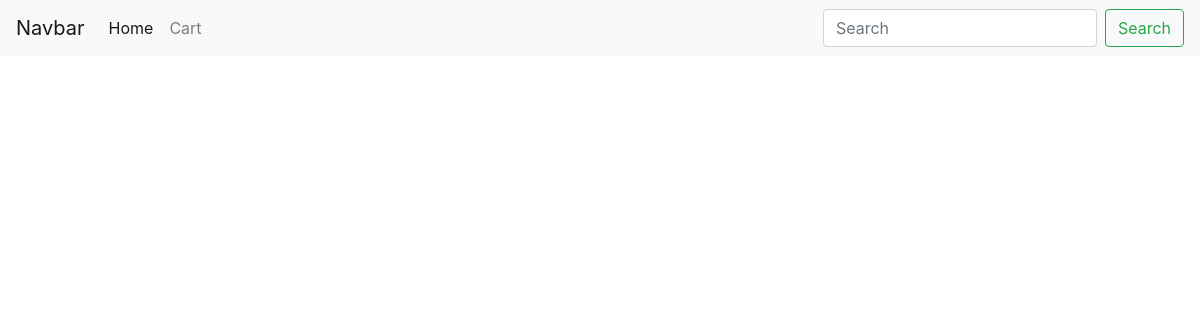
The page /store/ on the database as committed earlier.
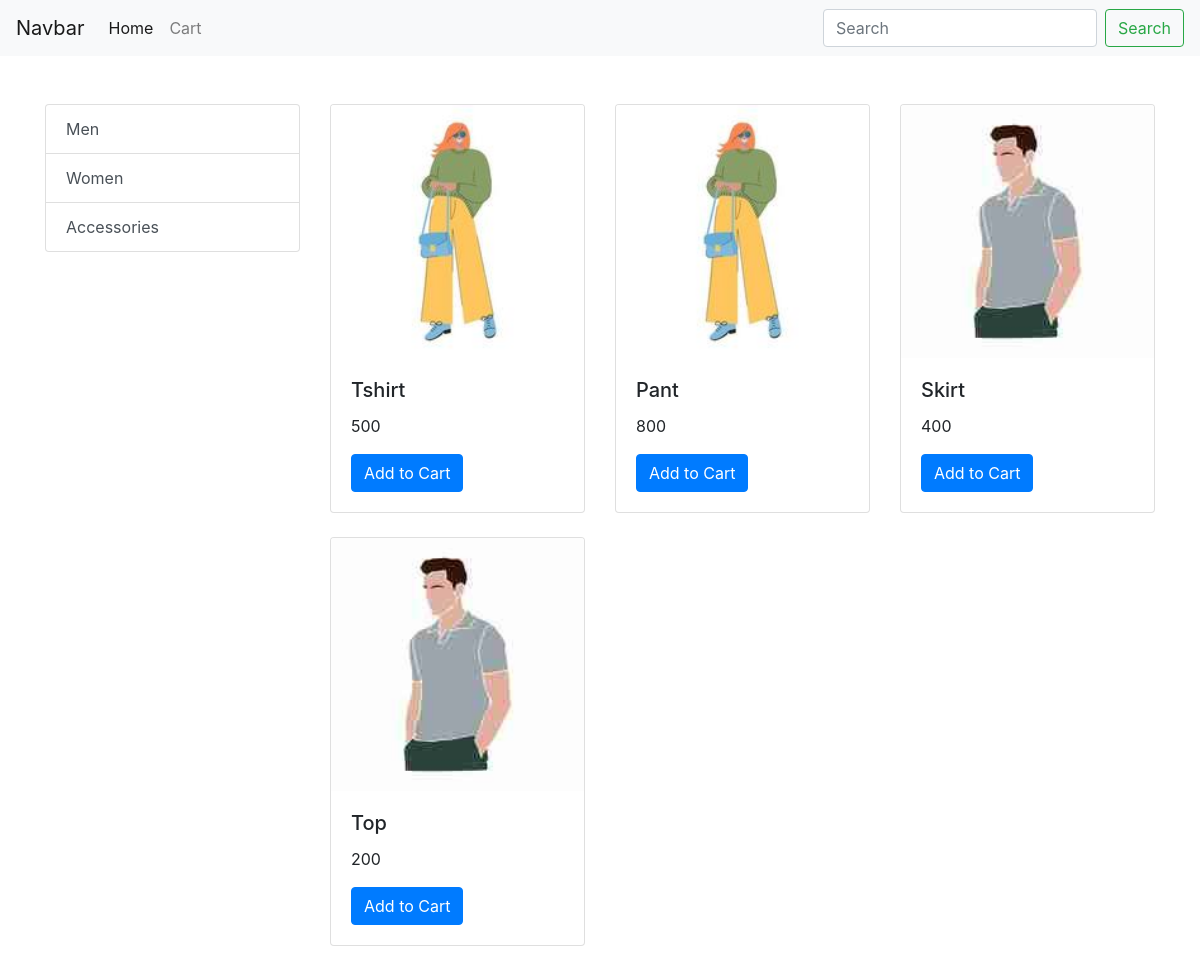
The same page on the database as committed later.
### store/models.py (models this page shows, shortened)
class Category(models.Model):
    id=models.AutoField
    name=models.CharField(max_length=50)
    def __str__(self):
        return self.name

class Product(models.Model):
    id=models.AutoField
    name = models.CharField(max_length=100)
    price = models.IntegerField(default=0)
    category=models.ForeignKey(Category,on_delete=models.CASCADE,default="")
    image=models.ImageField(upload_to='products/')

### store/views.py (the view, shortened to what this page needs)
# urls.py: path('store/',include('store.urls')),
def store(request):
    if request.method=='GET':
        products=Product.objects.all()
        categories=Category.objects.all()
        categroy_id=request.GET.get('category')
        if categroy_id:
            products=Product.products_bycategory(categroy_id)
        data={}
        user_email=request.session.get('user_email')
        data['products']=products
        data['categories']=categories
        return render(request,'store.html',data)

### store/templates/store.html
{%extends 'base.html'%}
{% block Body %}
  <div class="container mt-5">
    <div class="row">
      <div class="col-md-3">
        <div class="list-group">
          {%for category in categories%}
          <a href="/store/?category={{category.id}}" class="list-group-item list-group-item-action">{{category}}</a>
          {%endfor%}
        </div>
      </div>
      <div class="col-md-9">
        <div class="row">
          {%for product in products%}
          <div class="col-md-4 mb-4">
            <div class="card">
              <img src="{{product.image.url}}" class="card-img-top" alt="Product 1">
              <div class="card-body">
                <h5 class="card-title">{{product.name}}</h5>
                <p class="card-text">{{product.price}}</p>
                {%if profile%}
                {%if product in product_incartitem %}
                <form method="GET" action="">
                  {% csrf_token %}
                  <button type="submit" class="btn btn-primary disbaled">Added to Cart</button>
                </form>
                {%else%}
                <form method="POST" action="">
                  {% csrf_token %}
                  <input type="hidden" name="product_id" value="{{ product.id }}">
                  <button type="submit" class="btn btn-primary ">Add to Cart</button>
                </form>
                {%endif%}
                {%else%}
                <a href="/signup/" class="btn btn-primary">Add to Cart</a>
                {%endif%}
              </div>
            </div>
          </div>
          {%endfor%}
        </div>
      </div>
    </div>
  </div>
{%endblock%}

### store/templates/base.html (shortened to what this page needs)
<!doctype html>
<html lang="en">
  <head>
    <link rel="stylesheet" href="https://cdn.jsdelivr.net/npm/bootstrap@4.3.1/dist/css/bootstrap.min.css">
  </head>
  <body>
    <nav class="navbar navbar-expand-lg navbar-light bg-light">
        <a class="navbar-brand" href="#">Navbar</a>
        <div class="collapse navbar-collapse" id="navbarSupportedContent">
          <ul class="navbar-nav mr-auto">
            <li class="nav-item active">
              <a class="nav-link" href="#">Home <span class="sr-only">(current)</span></a>
            </li>
            <li class="nav-item">
              <a class="nav-link" href="#">Cart</a>
            </li>
          </ul>
          <form class="form-inline my-2 my-lg-0">
            <input class="form-control mr-sm-2" type="search" placeholder="Search" aria-label="Search">
            <button class="btn btn-outline-success my-2 my-sm-0" type="submit">Search</button>
          </form>
        </div>
      </nav>
        {%block Body%}{%endblock%}
  </body>
</html>

Rows that differ between the two databases and show on the page:
added Category: name "Men"
added Category: name "Women"
added Category: name "Accessories"
added Product: image (picture), name "Tshirt", price "500"
added Product: image (picture), name "Pant", price "800"
added Product: image (picture), name "Skirt", price "400"
added Product: image (picture), name "Top", price "200"
